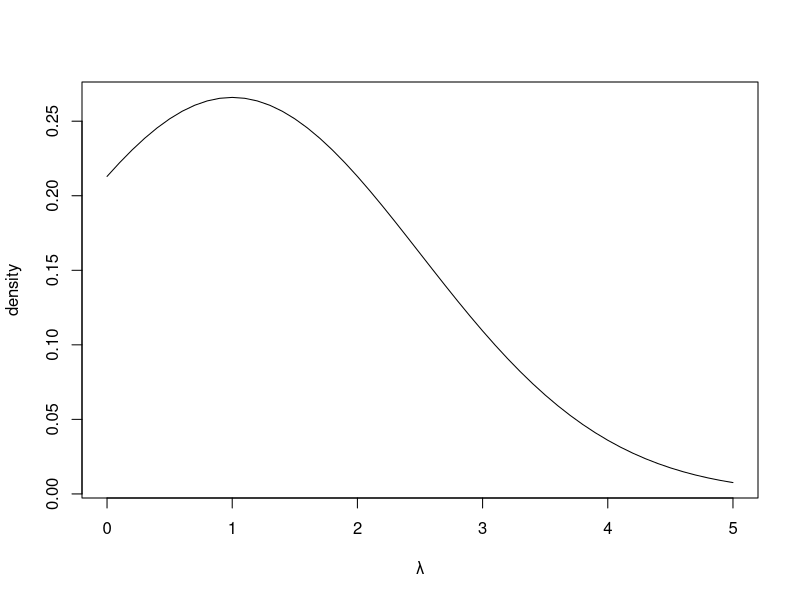
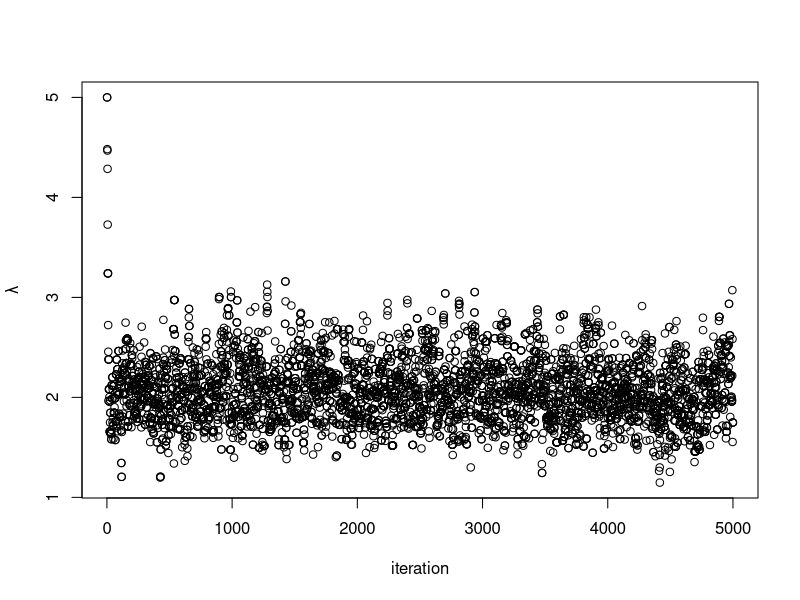
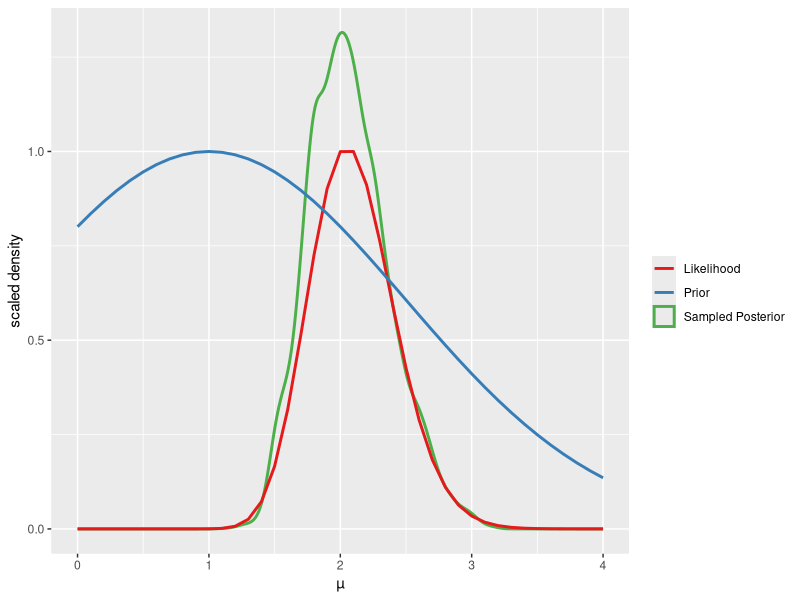

R code for these plots, in order:
## ---- chunk 1
knitr::opts_chunk$set(echo = TRUE, fig.width=5, fig.height=4)
## ---- chunk 2
library(ggplot2)
set.seed(2)
## ---- chunk 3
likelihood = function(data,lambda){prod(dpois(data,lambda))}
## ---- chunk 4
data = rpois(20,2)
## ---- chunk 5
# Set up prior
prior = function(lambda){dnorm(lambda,1,1.5)}

# Plot the prior
plot(seq(0,5,0.1),prior(seq(0,5,0.1)),type='l',xlab="λ", ylab="density")
## ---- chunk 6
lambda.curr = 5 #start value for lambda
proposaldist = function(paramval){rnorm(1,paramval,0.5)}
numsteps = 5000
samples = numeric(numsteps)
## ---- chunk 7
for(i in 1:numsteps){
  samples[i] = lambda.curr
  lambda.next = max(proposaldist(lambda.curr),0) 
  # setting a little boundary at zero, because otherwise the likelihood will barf if you feed it a negative value for lambda.next, but really you should just incorporate this into your prior (i.e. make it a truncated normal)
  
  probcurr = likelihood(data,lambda.curr)*prior(lambda.curr)
  probnext = likelihood(data,lambda.next)*prior(lambda.next)
  
  acceptratio = probnext/probcurr
  
  if(acceptratio >= 1){
    lambda.curr = lambda.next
  } else if(runif(1)<acceptratio){
      lambda.curr = lambda.next
  }
  
  # A little side note, if acceptratio >=1 then runif will always be less, so we can simplify the above like this:
  # if(runif(1)<acceptratio){lambda.curr = lambda.next}
  # This is only one line, although now we're doing an runif on every run (not clear if that's faster/slower than the above code)
  
}

## ---- chunk 8
plot(1:numsteps,samples, xlab='iteration',ylab='λ')
## ---- chunk 9

# take just the later part of the chain, after burn-in
posteriorsample = samples[500:numsteps]

# set up the prior & likelihood for line-plotting 
# (also re-scale them so they're on similar y-axis scales)

paramvalslist = seq(0,4,0.1) # parameter values list

#corresponding prior values
priorlist = prior(paramvalslist)
priorlist = priorlist/max(priorlist)

#likelihood values
likelihoodlist = numeric(length(paramvalslist))
for(i in 1:length(paramvalslist)){likelihoodlist[i] = likelihood(data,paramvalslist[i])}
likelihoodlist = likelihoodlist/max(likelihoodlist)

# This is the dataframe we'll use for ggplot
plotdata = data.frame(paramvalslist,priorlist,likelihoodlist)

ggplot(plotdata) + 
  geom_density(data=as.data.frame(posteriorsample),aes(posteriorsample, color='Sampled Posterior'),size=1) +
  geom_line(aes(paramvalslist,likelihoodlist, color='Likelihood'),size=1) + 
  geom_line(aes(paramvalslist,priorlist, color='Prior'),size=1) + 
  labs(x="µ", y="scaled density") + guides(color = guide_legend('')) + 
  scale_colour_brewer(palette = "Set1")

